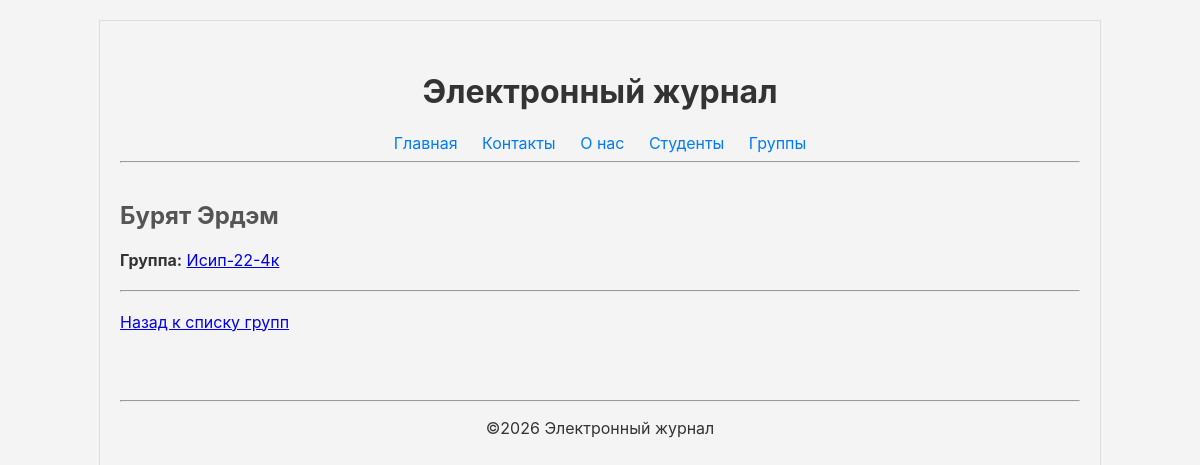
/students/11/, run on the app's committed database.
### journal/models.py (models this page shows, shortened)
class Student(models.Model):
    first_name = models.CharField(max_length=50)
    last_name = models.CharField(max_length=50)
    group = models.ForeignKey(Group, on_delete=models.CASCADE, related_name='students')
    def __str__(self):
        return f'{ self.last_name } {self.first_name }'

class Group(models.Model):
    name = models.CharField(max_length=100)

### journal/views.py (the view)
# urls.py: path('students/<int:student_id>/', views.student_detail_view, name='student_detail'),
def student_detail_view(request, student_id):
    student = Student.objects.get(pk=student_id)
    return render(request, 'journal/student_detail.html', {'student': student})

### journal/templates/journal/student_detail.html (shortened to what this page needs)
{% extends 'base.html' %}
{% block content %}
    <h2>{{ student.last_name }} {{ student.first_name }}</h2>
    <p>
        <strong>Группа:</strong>
        <a href="{% url 'group_detail' group_id=student.group.id %}">{{ student.group.name }}</a>
    </p>
    <hr style="margin: 20px 0;">
    <a href="{% url 'groups' %}">Назад к списку групп</a>
{% endblock %}

### static/css/style.css (style rules this page uses)
body { font-family: Inter; background-color: #f4f4f4; color: #333; width: 80%; max-width: 960px; margin: 20px auto; border: 1px solid #ddd; padding: 20px; }
main h2 { color: #555 }

### data on the page
Student: last_name "Бурят", first_name "Эрдэм", group.name "Исип-22-4к"
